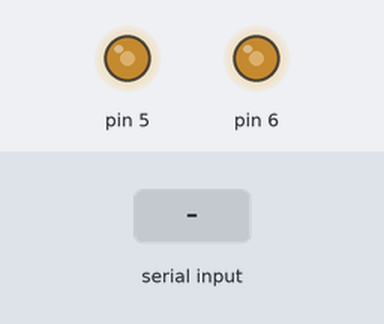
This sketch was run on a simulated Arduino Uno, built with avr-gcc and run on an emulated ATmega328P. Parts: output pins drawn as LEDs (lit = HIGH). Inputs (shaded band) come from the test bench.

Above: at 1.2 s.
1.3 s: "90,45\n" received over Serial
At 1.7 s:
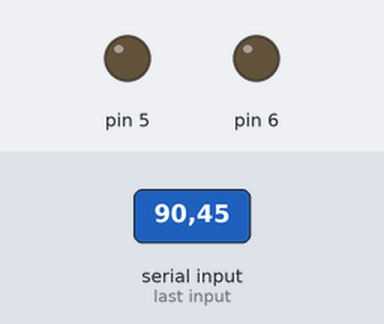
2.8 s: "30,150\n" received over Serial
At 4.0 s:
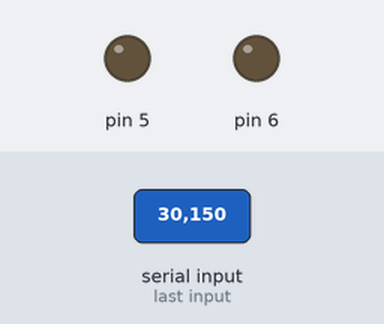
4.3 s: "200\n" received over Serial
At 5.1 s:
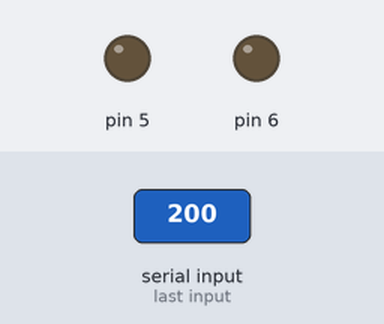
Timing chart, 0 to 7.3 s (numbered marks = the images above; inputs shaded):
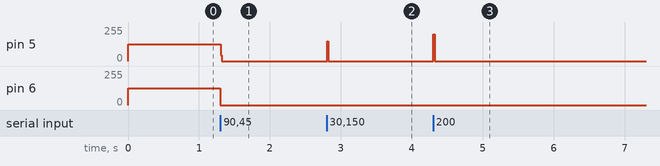

The sketch:

serialController.ino
```cpp
void setup()
{
	Serial.begin(9600);
	pinMode(5, OUTPUT);
	pinMode(6, OUTPUT);
	TCCR0B = TCCR0B & B11111000 | B00000001;
}

long value = 0x7f7f;
void loop()
{
	if (Serial.available() && Serial.peek() != -1)
	{
		/*
		 * The string being read and parsed represents a 16 bit unsigned integer as UTF8
		 * The first byte represent throttle speed
		 * The next byte (mask 0xff00) represents steering
		*/
		value = Serial.parseInt();
	}
	analogWrite(5, value & 255);
	analogWrite(6, (value >> 8));
}
```

Measured:
- after the input at 1.3 s, pin 5, pin 6: 127/255 → 0/255 at once
- after the input at 2.8 s, pin 5: 0/255 → 150/255 at once, → 0/255 0.02 s later
- after the input at 4.3 s, pin 5: 0/255 → 200/255 at once, → 0/255 0.02 s later
